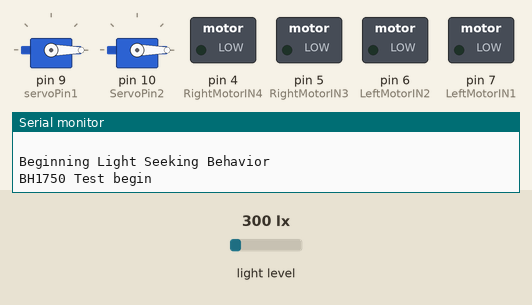
A sketch run on a simulated Arduino Uno, built with avr-gcc and run on an emulated ATmega328P. Shown: 2 × servo, switched loads named in the sketch (green lamp = pin HIGH), the last lines printed to the serial monitor. Inputs (shaded band) come from the test bench; at power-on: light level 300 lx. Pins used as bus, display or sensor lines are not drawn.

Above: at 0.05 s.
At 2.3 s:
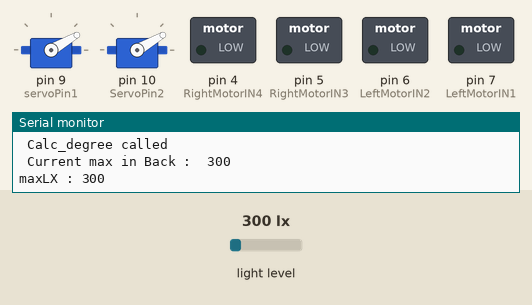
At 4.55 s:
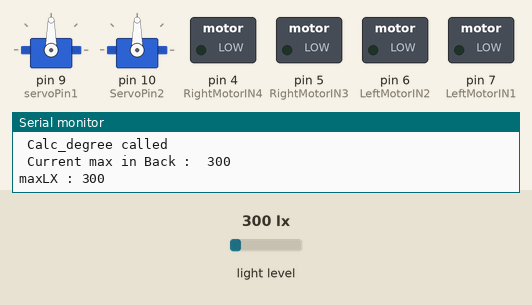
At 9.1 s:
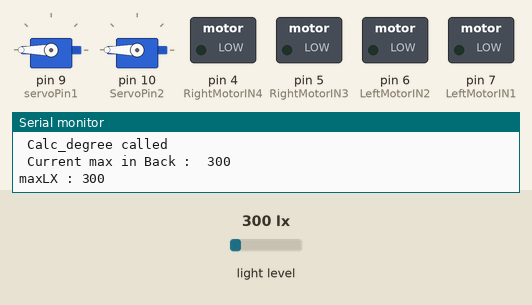
Timing chart, 0 to 11.8 s (numbered marks = the images above):
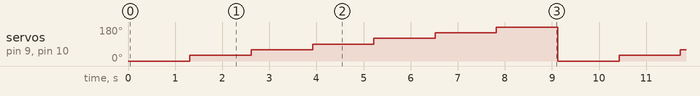

Measured:
- by itself, servo on pin 9 (servoPin1), servo on pin 10 (ServoPin2): repeats every 9.1 s: 60° 1.3 s, 90° 1.3 s, 120° 1.3 s, 150° 1.3 s, 180° 1.3 s, 0° 1.3 s, 30° 1.3 s

The sketch:

new_move.ino
```cpp
// (licence header left out)
#include <Wire.h>
#include <BH1750.h>
#include <Servo.h>


BH1750 lightMeter;

int i = 0;
int flag; // 0 -> front , 1 -> left

// Create  servo objects
Servo Servo1;
Servo Servo2;

// Declare the Servo pins
int servoPin1 = 9;
int ServoPin2 = 10;

const int RightMotorIN3 = 5;    // This pin is used to enable or disable the Right motor. Connected to the base of an NPN transistor.
const int RightMotorIN4 = 4;    // This pin is used to enable or disable the Right motor. Connected to the base of an NPN transistor.
const int LeftMotorIN1 = 7;     // This pin is used to enable or disable the Left motor. Connected to the base of an NPN transistor.
const int LeftMotorIN2 = 6;     // This pin is used to enable or disable the Left motor. Connected to the base of an NPN transistor.

const int BackSensor = 11;
const int FrontSensor = 8 ;


//const int ENA = 10;
//const int ENB = 3;

// Variable definitions
int degreeMax;
bool max_in_front;
int maxLX;
int SensorDifference;   // This value is used to determine the difference between the Left and Right

// the setup() method runs once when the program is run. When the
// Arduino is reset, the setup() will be executed once again.


 void move_left()  {

    digitalWrite(LeftMotorIN1, HIGH);                              // This is used to turn Left. Notice the
    digitalWrite(LeftMotorIN2, LOW);

    digitalWrite(RightMotorIN3, LOW);                                // opposite motor runs to turn Left.
    digitalWrite(RightMotorIN4, HIGH);

    Serial.println("Left");                                      // This prints Left when the robot would actually turn Left.
 }

 void move_right()  {

    digitalWrite(RightMotorIN3, HIGH);                              // This is used to turn Left. Notice the
    digitalWrite(RightMotorIN4, LOW);

    digitalWrite(LeftMotorIN1, LOW);                                // opposite motor runs to turn Left.
    digitalWrite(LeftMotorIN2, HIGH);


    Serial.println("Right");                                      // This prints Left when the robot would actually turn Left.
 }

 void move_forward()  {

    digitalWrite(RightMotorIN3, HIGH);                              // This is used to turn Left. Notice the
    digitalWrite(RightMotorIN4, LOW);

    digitalWrite(LeftMotorIN1, HIGH);                                // opposite motor runs to turn Left.
    digitalWrite(LeftMotorIN2, LOW);

    Serial.println("Forward");                                      // This prints Left when the robot would actually turn Left.
 }

 void move_backward()  {

    digitalWrite(RightMotorIN3, LOW);                              // This is used to turn Left. Notice the
    digitalWrite(RightMotorIN4, HIGH);

    digitalWrite(LeftMotorIN1, LOW);                                // opposite motor runs to turn Left.
    digitalWrite(LeftMotorIN2, HIGH);

    Serial.println("Backward");                                      // This prints Left when the robot would actually turn Left.
 }

void calc_degree(){
   Serial.println(" Calc_degree called");
   Servo1.write(0);
   Servo2.write(0);
   maxLX = 0 ;
   degreeMax = 0;
   //for(int cnt = 0 ; cnt <= 1; cnt++){
   for(int j = 0; j <= 6; j++){

      /*(cnt == 0) ? */
      Servo1.write(j*30);
      Servo2.write(j*30);
      delay(100);

      digitalWrite(FrontSensor, LOW);       // sets the digital_out_11 on -> front
      digitalWrite(BackSensor, HIGH);       // sets the digital_out_8 off -> back
      uint16_t luxb = lightMeter.readLightLevel();

      delay(200);

      digitalWrite(FrontSensor, HIGH);       // sets the digital_out_11 on -> front
      digitalWrite(BackSensor, LOW);       // sets the digital_out_8 off -> back
      uint16_t luxf = lightMeter.readLightLevel();

      /*Serial.print("Light F: ");
      Serial.print(luxf);
      Serial.println(" lx");
      Serial.print("Light B: ");
      Serial.print(luxb);
      Serial.println(" lx");
      Serial.println("the other sensor");*/
      if(luxb > maxLX /*&& (cnt == 1)*/)
      {
        Serial.print(" Current max in Back :  ");
        Serial.println(luxb);
        maxLX = luxb;
        degreeMax = j*30;
        flag = 1;
        max_in_front = false;
        Serial.print("maxLX : ");
        Serial.println(maxLX);

      }
      if(luxf > maxLX /*&& (cnt == 0)*/)
      {
        Serial.print(" Current max in Front :  ");
        Serial.print(luxf);
        maxLX = luxf;
        degreeMax = j*30;
        flag = 0;
        max_in_front = true;
        Serial.print("maxLX : ");
        Serial.println(maxLX);

      }
      delay(1000);
   }
   if ( flag == 1 ){
    degreeMax = degreeMax + 180;
   }
 // }
 }

void setup()   {
  /* We connected ENA and ENB to VCC*/
  //analogWrite(ENA, 255);
  //analogWrite(ENB, 255);

  pinMode(LeftMotorIN1, OUTPUT);      // Defines this pin as an output. The Arduino will write values to this pin.
  pinMode(LeftMotorIN2, OUTPUT);      // Defines this pin as an output. The Arduino will write values to this pin.
  pinMode(RightMotorIN3, OUTPUT);     // Defines this pin as an output. The Arduino will write values to this pin.
  pinMode(RightMotorIN4, OUTPUT);     // Defines this pin as an output. The Arduino will write values to this pin.

  //BH1750 setup
  pinMode(FrontSensor, OUTPUT);   // gy-front
  pinMode(BackSensor, OUTPUT);   // gy-back

  // We need to attach the servo to the used pin number
  Servo1.attach(servoPin1);
  Servo2.attach(ServoPin2);

  Serial.begin(9600);              // Enables a serial connection through the Arduino to either USB or UART (pins 0&1). Note that the baud rate is set to 9600
  Serial.println(" \nBeginning Light Seeking Behavior");   // Placed at the very end of void Setup() so that it is runs once, right before the void Loop()

  Serial.println(F("BH1750 Test begin"));
  // Initialize the I2C bus (BH1750 library doesn't do this automatically)
   Wire.begin();
  // On esp8266 you can select SCL and SDA pins using Wire.begin(D4, D3);
  //Wire.begin(D4, D3);
  //Uno, Ethernet  A4 (SDA), A5 (SCL)
  lightMeter.begin();
}
void loop()    {

   calc_degree();

////// cm to test servo
/*
 // if (degreeMax >= 0 &&  degreeMax < 90 ) {

    move_left();
    delay(2000);

 // }

 // else if (degreeMax > 90 &&  degreeMax < 180 ) {

    move_right();
    delay(2000);
 // }

 // else if (degreeMax == 90 ) {

    move_forward();
     delay(2000);
 // }

 //  else if (degreeMax == 270 ) {

    move_backward();
     delay(2000);
 // }
 */
}
```
